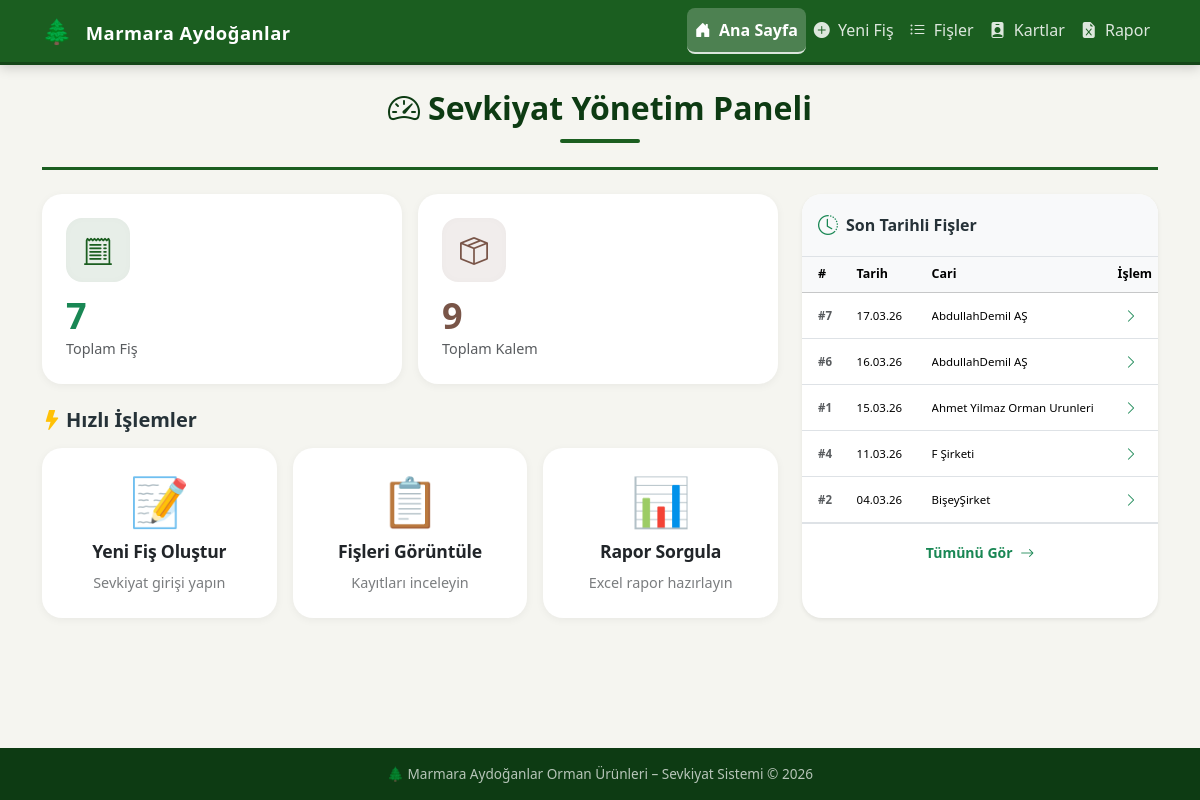
Before: / with the older database file.
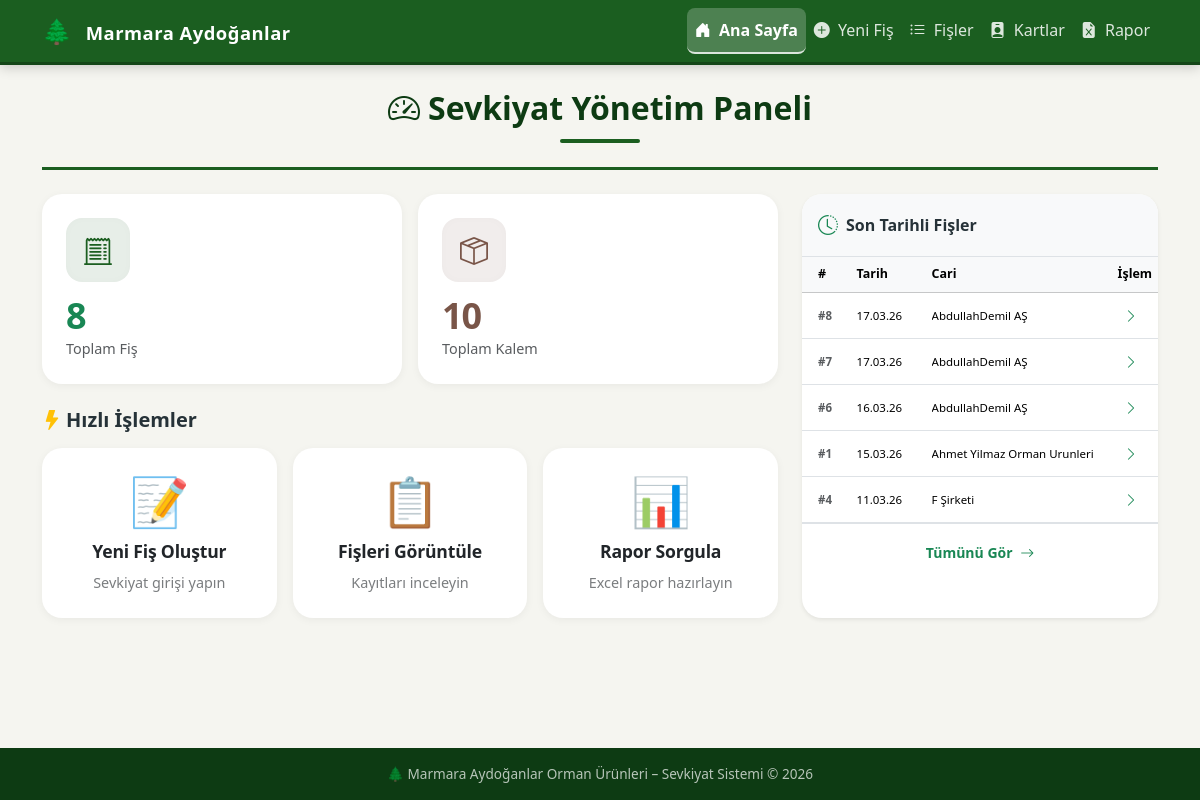
After: the same page with the newer database file.
### app.py (models this page shows, shortened)
class Fis(db.Model):
    __tablename__ = "fis"
    id = db.Column(db.Integer, primary_key=True)
    tarih = db.Column(db.Date, nullable=False, default=lambda: get_istanbul_time().date())
    sevk_eden_cari = db.Column(db.String(200), nullable=False)
    sevk_yeri_fabrika = db.Column(db.String(200), nullable=False)
    sevk_yeri_fis_no = db.Column(db.String(100), nullable=False)
    plaka_no = db.Column(db.String(50), nullable=False)
    detaylar = db.relationship(
        "FisDetayi", backref="fis", lazy=True, cascade="all, delete-orphan"
    )

### app.py (the view)
@app.route("/")
def index():
    toplam_fis = Fis.query.count()
    toplam_kalem = FisDetayi.query.count()
    son_fisler = Fis.query.order_by(Fis.tarih.desc(), Fis.id.desc()).limit(5).all()
    return render_template("index.html", toplam_fis=toplam_fis,
                           toplam_kalem=toplam_kalem, son_fisler=son_fisler)

### templates/index.html (shortened to what the changed rows need)
{% extends "base.html" %}
{% block content %}
<div class="page-header text-center mb-4">
    <h2 class="fw-bold"><i class="bi bi-speedometer2 me-2"></i>Sevkiyat Yönetim Paneli</h2>
</div>
<div class="row g-4">
    <div class="col-12 col-lg-8">
        <div class="row g-3 mb-4">
            <div class="col-6">
                <div class="stat-card card h-100 border-0">
                    <div class="card-body p-4">
                        <div class="stat-icon" style="background: rgba(27, 94, 32, 0.1); color: var(--ma-primary);">
                            <i class="bi bi-receipt-cutoff"></i>
                        </div>
                        <div class="stat-value text-success h2 fw-bold mb-1">{{ toplam_fis }}</div>
                        <div class="stat-label text-muted fw-medium">Toplam Fiş</div>
                    </div>
                </div>
            </div>
            <div class="col-6">
                <div class="stat-card card h-100 border-0">
                    <div class="card-body p-4">
                        <div class="stat-icon" style="background: rgba(121, 85, 72, 0.1); color: var(--ma-accent);">
                            <i class="bi bi-box-seam"></i>
                        </div>
                        <div class="stat-value h2 fw-bold mb-1" style="color: var(--ma-accent);">{{ toplam_kalem }}</div>
                        <div class="stat-label text-muted fw-medium">Toplam Kalem</div>
                    </div>
                </div>
            </div>
        </div>
    </div>
    {% if son_fisler %}
    <div class="col-12 col-lg-4">
        <div class="form-section h-100 p-0 overflow-hidden border-0 shadow-sm">
            <div class="table-responsive">
                <table class="table table-hover table-sm mb-0 son-fis-table align-middle" style="table-layout: fixed;">
                    <thead class="table-light">
                        <tr>
                            <th style="width: 45px;" class="ps-3 py-2">#</th>
                            <th style="width: 75px;" class="py-2">Tarih</th>
                            <th class="py-2">Cari</th>
                            <th style="width: 50px;" class="text-end pe-3 py-2">İşlem</th>
                        </tr>
                    </thead>
                    <tbody class="border-top-0">
                        {% for fis in son_fisler %}
                        <tr>
                            <td class="ps-3 text-muted small fw-semibold">#{{ fis.id }}</td>
                            <td class="text-nowrap small">{{ fis.tarih.strftime('%d.%m.%y') }}</td>
                            <td class="small fw-medium">
                                <div class="son-fis-cari-wrapper" title="{{ fis.sevk_eden_cari }}">
                                    {{ fis.sevk_eden_cari }}
                                </div>
                            </td>
                            <td class="text-end pe-3">
                                <a href="{{ url_for('fis_detay', fis_id=fis.id) }}"
                                   class="btn btn-sm btn-outline-success border-0 rounded-circle p-1"
                                   title="Detay">
                                    <i class="bi bi-chevron-right"></i>
                                </a>
                            </td>
                        </tr>
                        {% endfor %}
                    </tbody>
                </table>
            </div>
        </div>
    </div>
    {% endif %}
</div>
{% endblock %}

Changed rows visible on the page:
no longer on this page (row unchanged): Fis: id "2", tarih "04.03.26", sevk_eden_cari "BişeyŞirket"
added Fis: id "8", tarih "17.03.26", sevk_eden_cari "AbdullahDemil AŞ"
Other visible differences:
{{ toplam_fis }}: "7" → "8"
{{ toplam_kalem }}: "9" → "10"
